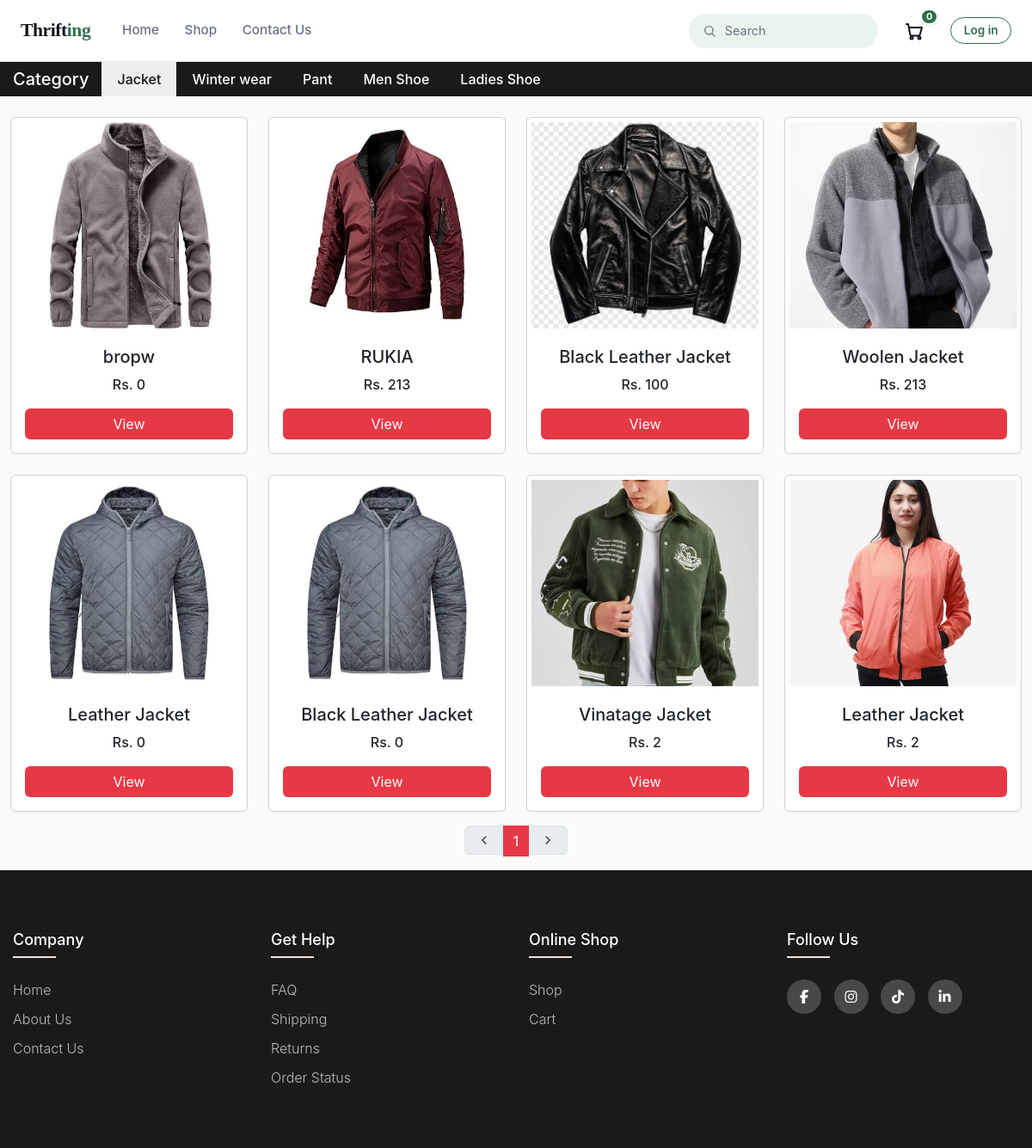
The page /shop/?category=1 on the database its author committed.
### store/models.py (models this page shows, shortened)
class Category(models.Model):
    category_name = models.CharField(max_length=20)
    def __str__(self):
        return self.category_name

class Product(models.Model):
    product_name = models.CharField(max_length=50)
    category = models.ForeignKey(Category, on_delete=models.CASCADE, null = True, blank = True)
    description = models.CharField(max_length=200)
    price = models.IntegerField(default=0)
    image = models.ImageField(upload_to="store/images", default="")

### store/views.py (the view)
# urls.py: path('shop/', views.shop, name='shop'),
def shop(request):
    categories = Category.objects.all()
    categoryID =  request.GET.get('category')
    if categoryID:
        product_obj = Product.objects.filter(category=categoryID).order_by('?')
    else:
        product_obj = Product.objects.all().order_by('?')
    paginator = Paginator(product_obj,8)
    page_number = request.GET.get('page')
    product_obj = paginator.get_page(page_number)
    params = {
        'category' : categories,
        'product_obj' : product_obj,
    }
    return render(request, 'store/shop.html', params)

### cart/count_processor.py (called while the page is built)
def cart_count_processor(request):
    if request.user.is_authenticated:
        count = Cart.objects.filter(user=request.user).count()
    else:
        count = 0
    return{'cart_count' : count}

### store/templates/store/shop.html (shortened to what this page needs)
{%extends 'store/navbar.html'%}
{%load static%}
{%block csslink%}
<link rel="stylesheet" href="{% static 'store/shop.css' %}">
<link href="https://cdn.jsdelivr.net/npm/bootstrap@5.3.8/dist/css/bootstrap.min.css" rel="stylesheet">
<link rel="stylesheet" href="https://cdn.jsdelivr.net/npm/swiper@11/swiper-bundle.min.css"/>
{%endblock%}
{%block body%}
<div class="category-container">
    <h5 class="cat">Category</h5>
    <div class="category swiper">
        <div class="swiper-wrapper">
            {%for cat in category%}
            <div class="swiper-slide">
                <a href="{% url 'store:shop' %}?category={{cat.id}}" class="category-link {% if request.GET.category == cat.id|stringformat:'s' %}active{% endif %}">{{cat}}</a>
            </div>
            {%endfor%}
        </div>
    </div>
</div>
<div class="container-fluid my-3">
    <div class="row">
        <div class="col-lg-12 mt-2">
            <div class="row row-cols-2 row-cols-md-3 row-cols-lg-4 g-4" id="product-container">
                {%for product in product_obj %}
                <div class="col">
                    <div class="card h-100 w-100">
                        <img src="{{product.image.url}}" class="card-img-top" alt="{{product.product_name}}"/>
                        <div class="card-body d-flex flex-column text-center">
                        <h5 class="card-title">{{product.product_name}}</h5>
                        <p class="card-text">Rs. {{product.price}}</p>
                        <a href="{% url 'store:productDetails' product.product_name|slugify product.id %}" class="btn btn-primary mt-auto">View</a>
                        </div>
                    </div>
                </div>
                {%endfor%}
            </div>
        </div>
    </div>
</div>
<nav aria-label="Page navigation example" class="mt-3">
    <ul class="pagination justify-content-center">
        {% if product_obj.has_previous %}
            <li class="page-item">
                {% if request.GET.category %}
                    <a class="page-link" aria-label="Previous"
                       href="?category={{ request.GET.category }}&page={{ product_obj.previous_page_number }}">
                        <span class="material-symbols-rounded">chevron_left</span>
                    </a>
                {% else %}
                    <a class="page-link" aria-label="Previous"
                       href="?page={{ product_obj.previous_page_number }}">
                        <span class="material-symbols-rounded">chevron_left</span>
                    </a>
                {% endif %}
            </li>
        {% else %}
            <li class="page-item disabled">
                <a class="page-link" aria-label="Previous" href="#">
                    <span class="material-symbols-rounded">chevron_left</span>
                </a>
            </li>
        {% endif %}
        {% for num in product_obj.paginator.page_range %}
            {% if product_obj.number == num %}
                <li class="page-item active">
                    {% if request.GET.category %}
                        <a class="page-link"
                           style="background-color: #e63946; border: none;"
                           href="?category={{ request.GET.category }}&page={{ num }}">
                            {{ num }}
                        </a>
                    {% else %}
                        <a class="page-link"
                           style="background-color: #e63946; border: none;"
                           href="?page={{ num }}">
                            {{ num }}
                        </a>
                    {% endif %}
                </li>
            {% endif %}
        {% endfor %}
        {% if product_obj.has_next %}
            <li class="page-item">
                {% if request.GET.category %}
                    <a class="page-link" aria-label="Next"
                       href="?category={{ request.GET.category }}&page={{ product_obj.next_page_number }}">
                        <span class="material-symbols-rounded">chevron_right</span>
                    </a>
                {% else %}
                    <a class="page-link" aria-label="Next"
                       href="?page={{ product_obj.next_page_number }}">
                        <span class="material-symbols-rounded">chevron_right</span>
                    </a>
                {% endif %}
            </li>
        {% else %}
            <li class="page-item disabled">
                <a class="page-link" aria-label="Next" href="#">
                    <span class="material-symbols-rounded">chevron_right</span>
                </a>
            </li>
        {% endif %}
    </ul>
</nav>
{%endblock%}

### store/static/store/shop.css (style rules this page uses)
.category { background: var(--brand-dark); padding:12px; }
.category-container { display: flex; align-items: center; background-color: var(--brand-dark); }
.cat { color: white; margin: 0 15px; white-space: nowrap; }
.category { flex: 1; }
.category .swiper-wrapper { display:flex; align-items:center; }
.category .swiper-slide { width:auto; }
.category-link { display:block; padding:8px 18px; color:white; text-decoration:none; white-space:nowrap; font-weight:500; transition:.3s; }
.category-link.active { background: var(--brand-gray-light); color: var(--brand-black); }
.card-img-top { height:250px; object-fit:cover; padding:5px; }
.card-body p { font-weight:500; }
.card-body .btn-primary { background: #e63946; border:none; }
.pagination .page-link { display: flex; align-items: center; justify-content: center; }
.pagination .page-link .material-symbols-rounded { font-size: 20px; line-height: 1; font-variation-settings: 'FILL' 1, 'wght' 500, 'GRAD' 0, 'opsz' 20; }

### store/static/store/navbar.css (style rules this page uses)
:root { --bg: #ffffff; --ink: #14141a; --muted: #6b7280; --border: #e7e5e0; --accent: #2f6f4e; --accent-soft: #eaf3ee; --surface: #fafaf8; --red: #e63946; --brand-red: #e63946; --brand-pink-dark: #b4006a; --brand-dark: #1a1a1a; --brand-cream: #f3e3d6; --brand-brown: #5c4033; --brand-gray-light: #eeeeee; --brand-white: #ffffff; --brand-accent: #1f7a5c; color-scheme: light; box-sizing: border-box; }
*, *::before, *::after { box-sizing: inherit; }
html { scroll-padding-top: env(safe-area-inset-top, 0px); }
body { margin: 0; font-family: -apple-system, BlinkMacSystemFont, "Segoe UI", Roboto, Helvetica, Arial, sans-serif; background: var(--surface); color: var(--ink); min-height: 100%; }

### rows shown on the page
Category: category_name "Jacket"
Category: category_name "Winter wear"
Category: category_name "Pant"
Category: category_name "Men Shoe"
Category: category_name "Ladies Shoe"
Product: image (picture), product_name "bropw", price "0"
Product: image (picture), product_name "RUKIA", price "213"
Product: image (picture), product_name "Black Leather Jacket", price "100"
Product: image (picture), product_name "Woolen Jacket", price "213"
Product: image (picture), product_name "Leather Jacket", price "0"
Product: image (picture), product_name "Black Leather Jacket", price "0"
Product: image (picture), product_name "Vinatage Jacket", price "2"
Product: image (picture), product_name "Leather Jacket", price "2"

### other values the page prints
{{ cart_count }} "0"
{{ num }} "1"
